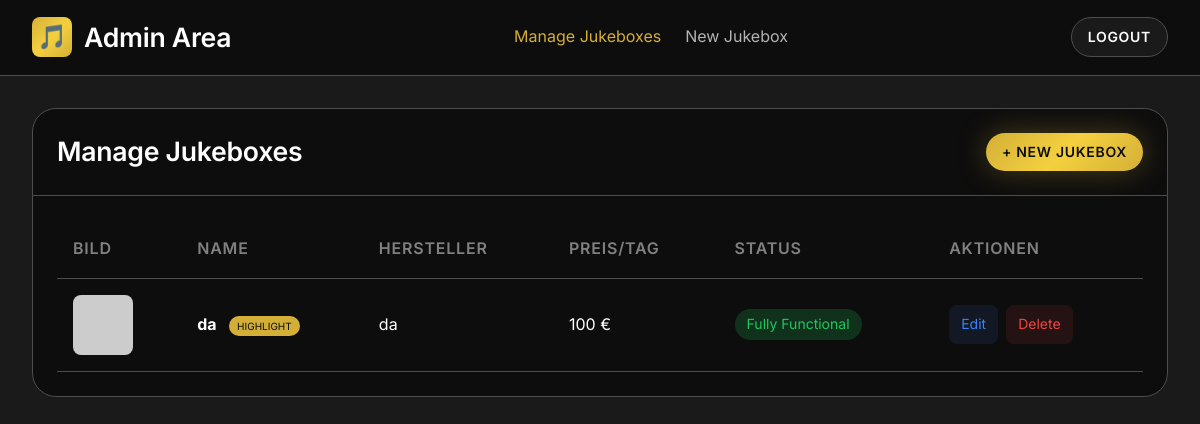
Screenshot of /admin/dashboard.php (signed in) with the database file from the repository.
### tables this page shows
CREATE TABLE jukeboxes (
                id TEXT PRIMARY KEY,
                name TEXT NOT NULL,
                name_en TEXT,
                manufacturer TEXT,
                model TEXT,
                year INTEGER,
                short_description TEXT,
                short_description_en TEXT,
                description TEXT,
                description_en TEXT,
                music_format TEXT,
                music_format_en TEXT,
                condition TEXT,
                condition_en TEXT,
                function_status TEXT DEFAULT "working",
                power_connection TEXT,
                power_connection_en TEXT,
                dimensions TEXT,
                dimensions_en TEXT,
                price_day REAL DEFAULT 0,
                featured INTEGER DEFAULT 0,
                "order" INTEGER DEFAULT 0,
                main_image TEXT,
                gallery_images TEXT, -- JSON Array
                created_at TEXT,
                updated_at TEXT
            );

### includes/language.php (called while the page is built, shortened)
<?php
function getCurrentLanguage() {
    if (isset($_SESSION['language']) && in_array($_SESSION['language'], AVAILABLE_LANGUAGES)) {
        return $_SESSION['language'];
    }
    if (isset($_SERVER['HTTP_ACCEPT_LANGUAGE'])) {
        $browserLang = substr($_SERVER['HTTP_ACCEPT_LANGUAGE'], 0, 2);
        if (in_array($browserLang, AVAILABLE_LANGUAGES)) {
            return $browserLang;
        }
    }
    return DEFAULT_LANGUAGE;
}
function getTranslations($lang = null) {
    return $translations[$lang] ?? $translations[DEFAULT_LANGUAGE];
}
function __($key, $replacements = []) {
    $lang = getCurrentLanguage();
    $translations = getTranslations($lang);
    $text = $translations[$key] ?? $key;
    return $text;
}

### includes/jukebox-model.php (called while the page is built, shortened)
<?php
function getAllJukeboxes($sortBy = 'order', $order = 'ASC') {
    $db = getDbConnection();
    $allowedSortFields = ['name', 'price_day', 'year', 'order', 'created_at'];
    $sortBy = in_array($sortBy, $allowedSortFields, true) ? $sortBy : 'order';
    $order = strtoupper($order) === 'DESC' ? 'DESC' : 'ASC';
    try {
        $quotedSortBy = '`' . str_replace('`', '``', $sortBy) . '`';
        $stmt = $db->query("SELECT * FROM jukeboxes ORDER BY $quotedSortBy $order");
        $jukeboxes = $stmt->fetchAll();
        foreach ($jukeboxes as &$jukebox) {
            $jukebox['gallery_images'] = json_decode($jukebox['gallery_images'] ?? '[]', true) ?: [];
            $jukebox['featured'] = (bool)$jukebox['featured'];
            $jukebox['price_day'] = (float)$jukebox['price_day'];
            $jukebox['year'] = $jukebox['year'] ? (int)$jukebox['year'] : null;
        }
        return $jukeboxes;
    } catch (PDOException $e) {
        error_log('Fehler beim Laden aller Jukeboxen: ' . $e->getMessage());
        return [];
    }
}
function getJukeboxImageUrl($filename, $size = 'full') {
    return UPLOADS_URL . 'jukeboxes/' . $filename;
}
function getFunctionStatusLabel($status, $lang = null) {
    $lang = $lang ?: getCurrentLanguage();
    $labels = [
        'de' => [
            'working' => 'Voll funktionsfähig',
            'deco' => 'Deko-Objekt',
            'restored' => 'Restauriert',
            'original' => 'Originalzustand'
        ],
        'en' => [
            'working' => 'Fully Functional',
            'deco' => 'Decorative Object',
            'restored' => 'Restored',
            'original' => 'Original Condition'
        ]
    ];
    return $labels[$lang][$status] ?? $status;
}

### includes/functions.php (called while the page is built, shortened)
<?php
function e($string) {
    return htmlspecialchars($string ?? '', ENT_QUOTES, 'UTF-8');
}

### admin/dashboard.php (the view, shortened to what this page needs)
<?php
$jukeboxes = getAllJukeboxes();
$lang = getCurrentLanguage();
?>
<!DOCTYPE html>
<html lang="<?php echo $lang; ?>">
<head>
    <link rel="stylesheet" href="<?php echo ASSETS_URL; ?>css/style.css">
</head>
<body class="admin-body">
    <div class="admin-header">
        <div class="container">
            <div class="admin-header-inner">
                <a href="/admin/dashboard.php" class="logo">
                    <span class="logo-icon">🎵</span>
                    <span><?php echo __('admin_title'); ?></span>
                </a>
                <nav class="admin-nav">
                    <a href="/admin/dashboard.php" class="active"><?php echo __('admin_jukeboxes_title'); ?></a>
                    <a href="/admin/create.php"><?php echo __('admin_create_jukebox'); ?></a>
                </nav>
                <a href="/admin/logout.php" class="btn btn-dark btn-sm"><?php echo __('admin_logout'); ?></a>
            </div>
        </div>
    </div>
    <main class="admin-main">
        <div class="container">
            <div class="admin-card">
                <div class="admin-card-header">
                    <h2 style="font-size: var(--text-xl); margin-bottom: 0;"><?php echo __('admin_jukeboxes_title'); ?></h2>
                    <a href="/admin/create.php" class="btn btn-primary btn-sm">
                        + <?php echo __('admin_create_jukebox'); ?>
                    </a>
                </div>
                <div class="admin-card-body">
                    <?php if (!empty($jukeboxes)): ?>
                    <div style="overflow-x: auto;">
                        <table class="admin-table">
                            <thead>
                                <tr>
                                    <th>Bild</th>
                                    <th>Name</th>
                                    <th>Hersteller</th>
                                    <th>Preis/Tag</th>
                                    <th>Status</th>
                                    <th>Aktionen</th>
                                </tr>
                            </thead>
                            <tbody>
                                <?php foreach ($jukeboxes as $jukebox): ?>
                                <tr>
                                    <td>
                                        <img src="<?php echo getJukeboxImageUrl($jukebox['main_image']); ?>"
                                             alt=""
                                             style="width: 60px; height: 60px; object-fit: cover; border-radius: var(--radius-md);"
                                             onerror="this.src='https://via.placeholder.com/60x60/242424/D4AF37?text=JB'">
                                    </td>
                                    <td>
                                        <strong><?php echo e($jukebox['name']); ?></strong>
                                        <?php if (!empty($jukebox['featured'])): ?>
                                        <span style="display: inline-block; margin-left: var(--space-2); padding: 2px 8px; background: var(--color-primary); color: var(--color-dark); font-size: 10px; border-radius: var(--radius-full); text-transform: uppercase;">Highlight</span>
                                        <?php endif; ?>
                                    </td>
                                    <td><?php echo e($jukebox['manufacturer']); ?></td>
                                    <td><?php echo number_format($jukebox['price_day'], 0, ',', '.'); ?> €</td>
                                    <td>
                                        <span style="display: inline-block; padding: var(--space-1) var(--space-3); background: <?php echo $jukebox['function_status'] === 'working' ? 'rgba(34, 197, 94, 0.2)' : 'rgba(245, 158, 11, 0.2)'; ?>; color: <?php echo $jukebox['function_status'] === 'working' ? '#22c55e' : '#f59e0b'; ?>; font-size: var(--text-xs); border-radius: var(--radius-full);">
                                            <?php echo getFunctionStatusLabel($jukebox['function_status']); ?>
                                        </span>
                                    </td>
                                    <td>
                                        <div class="admin-actions">
                                            <a href="/admin/edit.php?id=<?php echo $jukebox['id']; ?>" class="admin-btn admin-btn-edit"><?php echo __('btn_edit'); ?></a>
                                            <a href="/admin/delete.php?id=<?php echo $jukebox['id']; ?>" class="admin-btn admin-btn-delete" onclick="return confirm('<?php echo __('admin_delete_confirm'); ?>')"><?php echo __('btn_delete'); ?></a>
                                        </div>
                                    </td>
                                </tr>
                                <?php endforeach; ?>
                            </tbody>
                        </table>
                    </div>
                    <?php endif; ?>
                </div>
            </div>
        </div>
    </main>
</body>
</html>

### rows the page displays
jukeboxes: name "da", featured "HIGHLIGHT", manufacturer "da", price_day "100", function_status "Fully Functional"

### other values shown
__('admin_title') "Admin Area"
__('admin_jukeboxes_title') "Manage Jukeboxes"
__('admin_create_jukebox') "New Jukebox"
__('admin_logout') "LOGOUT"
__('admin_create_jukebox') "NEW JUKEBOX"
